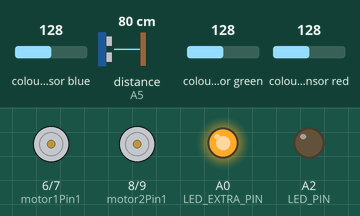
Bench run of a sketch on a simulated Arduino Uno, built with avr-gcc and run on an emulated ATmega328P. Parts: motor-driver pin pairs drawn as motors (green arrow = first pin HIGH = forward, orange = second pin HIGH = backward, longer = more drive, scaled by the enable pin), output pins drawn as LEDs (lit = HIGH). Wiring (inferred from the names in the program): ultrasonic range finder: trigger A4; echo A5; TCS3200 colour sensor: output pin 12; S2 pin 5; S3 pin 4; S0 pin 2; S1 pin 3. The test bench sets the inputs (shaded band); at power-on: distance to the obstacle (sensor on A5) 80 cm, colour sensor blue 128, colour sensor green 128, colour sensor red 128. The echo pulse lasts 58.3 µs per cm; random numbers use the default seed unless the sketch sets one; pins used as bus, display or sensor lines are not drawn; what the sketch prints to the serial monitor is not drawn.

Above: at 0.19 s.
1.3 s: distance to the obstacle (sensor on A5) set to 2 cm
At 2.6 s:
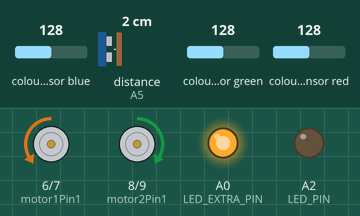
3.8 s: distance to the obstacle (sensor on A5) set to 35 cm
At 5.7 s:
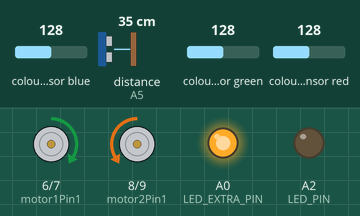
6.8 s: colour sensor blue set to 5
9.8 s: colour sensor green set to 5
At 10.7 s:
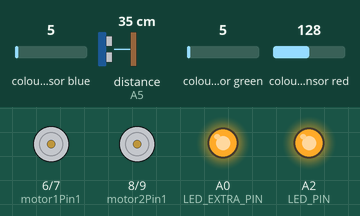
12.8 s: colour sensor red set to 5
Timing chart, 0 to 16.8 s (numbered marks = the images above; inputs shaded):
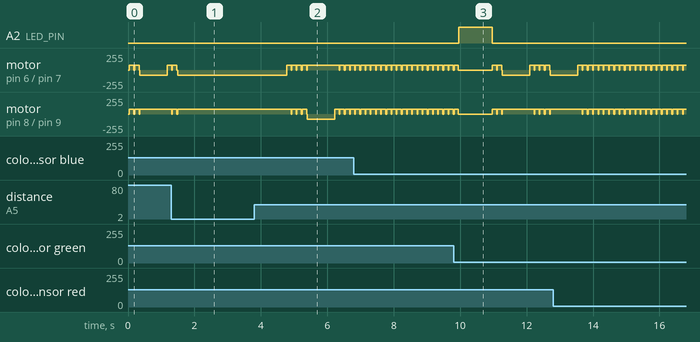

Measured:
- after the input at 9.8 s, A2 (LED_PIN): LOW → HIGH after 0.16 s, → LOW 1.0 s later
- by itself, motor on pin 6 (motor1Pin1) / pin 7 (motor1Pin2), motor on pin 8 (motor2Pin1) / pin 9 (motor2Pin2): alternates forward 75/255 for 0.14 s and stopped for 0.02 s

The sketch:

challenge3.ino
```cpp
// ========== MOTOR DRIVER PIN DEFINITIONS ==========
#define motor1Pin1 6   // Right Motor Control 1
#define motor1Pin2 7   // Right Motor Control 2
#define motor2Pin1 8   // Left Motor Control 1
#define motor2Pin2 9   // Left Motor Control 2
#define EN_A 11        // PWM speed control for Right
#define EN_B 10        // PWM speed control for Left

// ========== MOTOR SPEED ==========
int motorSpeedLeft = 75;
int motorSpeedRight = 75;

// ========== COLOR SENSOR PIN DEFINITIONS ==========
#define S0 2
#define S1 3
#define S2 5
#define S3 4
#define sensorOut 12

int red = 0, green = 0, blue = 0;

// ========== ULTRASONIC SENSOR ==========
#define TRIG_PIN A4
#define ECHO_PIN A5
#define WALL_DISTANCE_THRESHOLD 200  // 20 cm

// ========== SEQUENCE TRACKING ==========
const String colorSequence[] = {"RED", "GREEN", "BLUE", "GREEN", "BLUE"};
int currentColorIndex = 0;  // Keeps track of expected color
bool sequenceCompleted = false;  // Flag to stop movement after last blue
int mappedX[] = {0, 0, 0, 0, 0, 0, 0};
int mappedY[] = {0, 0, 0, 0, 0, 0, 0};
int map_index = 0;
int x = 0;
int y = 0;
int dir = 1; // 1 = +y, 2 = +x, 3 = -y, 4 = -x

// ========== LED ==========
#define LED_PIN A2
#define LED_EXTRA_PIN A0

// ========== COLOR DETECTION FILTER ==========
#define QUEUE_SIZE 7
String colorQueue[QUEUE_SIZE];  // Store last 7 detected colors
int colorIndex = 0;

// ========== DEBOUNCE TIMER ==========
unsigned long lastColorTime = 0;

// ========== SETUP FUNCTION ==========
void setup() {
    // Setting random seed
    randomSeed(analogRead(0));
    // Motor Setup
    pinMode(EN_A, OUTPUT);
    pinMode(EN_B, OUTPUT);
    pinMode(motor1Pin1, OUTPUT);
    pinMode(motor1Pin2, OUTPUT);
    pinMode(motor2Pin1, OUTPUT);
    pinMode(motor2Pin2, OUTPUT);

    Serial.begin(9600);
    Serial.println("Motor System Initialized");

    // Ultrasonic Sensor Setup
    pinMode(TRIG_PIN, OUTPUT);
    pinMode(ECHO_PIN, INPUT);
    Serial.println("Ultrasonic Sensor Initialized");

    // LED Setup
    pinMode(LED_PIN, OUTPUT);
    pinMode(LED_EXTRA_PIN, OUTPUT);

    // Color Sensor Setup
    pinMode(S0, OUTPUT);
    pinMode(S1, OUTPUT);
    pinMode(S2, OUTPUT);
    pinMode(S3, OUTPUT);
    pinMode(sensorOut, INPUT);

    digitalWrite(S0, HIGH);
    digitalWrite(S1, LOW);
    Serial.println("Color Sensor Initialized");
    digitalWrite(LED_EXTRA_PIN, HIGH);

    // Initialize color queue with "BLACK"
    for (int i = 0; i < QUEUE_SIZE; i++) {
        colorQueue[i] = "BLACK";
    }
}

// ========== MAIN LOOP ==========
void loop() {
  if (sequenceCompleted) {
      stopMotors();
      return;  // Prevents further execution after sequence completion
  }

  long duration;
  float distance = 0.0;
  moveForward();
  if (dir == 1) {
    y += 1;
  }
  else if (dir == 2) {
    x += 1;
  }
  else if (dir == 3) {
    y -= 1;
  }
  else {
    x -= 1;
  }
  distance = getWallDistance();

  // Read and process color using the detection system
  red = getColorReading(LOW, LOW);
  green = getColorReading(HIGH, HIGH);
  blue = getColorReading(LOW, HIGH);
  String detectedColor = identifyColor(red, green, blue);

  // Add to circular queue
  colorQueue[colorIndex] = detectedColor;
  colorIndex = (colorIndex + 1) % QUEUE_SIZE;

  // Print detected color
  Serial.print("Detected Color: ");
  Serial.println(detectedColor);

  // Ignore if not in sequence
  if (detectedColor != colorSequence[currentColorIndex]) {
    Serial.print("❌ Ignoring out-of-sequence color: ");
    Serial.println(detectedColor);

  }
  else {
    int cur = 0;
    int t = 1;
    while(cur < 7) {
      if ((mappedX[cur] + 1) > x && (mappedX[cur] - 1) < x) {
        if ((mappedY[cur] + 1) > y && (mappedY[cur] - 1) < y) {
          t = 0;
        }
      }
      cur ++;
    }
    if (t == 1) {
      Serial.print("✅ Correct color detected: ");
      Serial.println(detectedColor);
      blinkLED();
      currentColorIndex += 1;
      mappedX[map_index] = x;
      mappedY[map_index] = y;
      map_index += 1;
    }
  }

  // Check if we have detected the last BLUE
  if (currentColorIndex == 5) {
    Serial.println("🚀 Sequence Completed! Stopping Robot.");
    stopMotors();
    sequenceCompleted = true;
    while(true);
  }

  stopMotors();
  if (detect_wall(distance)) {
    int random = rand() % 2;
    if (random == 1) {
      turnRight(820);
      int distRand = getWallDistance();
      if(detect_wall(distance)) {
        turnRight(1640);
        if(detect_wall(distance)) { turnRight(820); }
      }
    }
    else if (random == 0) {
      turnLeft(820);
      int distRand = getWallDistance();
      if(detect_wall(distance)) {
        turnLeft(1640);
        if(detect_wall(distance)) { turnLeft(820); }
      }
    }
  }
  else if ((rand() % 20) == 1) {
    turnLeft(820);
    if (!detect_wall(distance)) {
      moveForward();
    }
    else {
      turnRight(820);
    }
  }
  else if ((rand() % 20) == 2) {
    turnRight(820);
    if (!detect_wall(distance)) {
      moveForward();
    }
    else {
      turnLeft(820);
    }
  }
}

// ========== MOVEMENT FUNCTIONS ==========
void moveForward() {
  Serial.println("Moving Forward...");
  analogWrite(EN_A, motorSpeedLeft);
  analogWrite(EN_B, motorSpeedRight);
  digitalWrite(motor1Pin1, HIGH);
  digitalWrite(motor1Pin2, LOW);
  digitalWrite(motor2Pin1, HIGH);
  digitalWrite(motor2Pin2, LOW);
}

void turnRight(int duration) {
  Serial.println("turning to the right");
  analogWrite(EN_A, motorSpeedLeft);
  analogWrite(EN_B, motorSpeedRight);
  digitalWrite(motor1Pin1, HIGH);
  digitalWrite(motor1Pin2, LOW);
  digitalWrite(motor2Pin1, LOW);
  digitalWrite(motor2Pin2, HIGH);
  delay(duration);
  stopMotors();
  dir += 1;
  if (dir == 5) {
    dir = 1;
  }
}

void turnLeft(int duration) {
  Serial.println("turning to the left");
  analogWrite(EN_A, motorSpeedLeft);
  analogWrite(EN_B, motorSpeedRight);
  digitalWrite(motor1Pin1, LOW);
  digitalWrite(motor1Pin2, HIGH);
  digitalWrite(motor2Pin1, HIGH);
  digitalWrite(motor2Pin2, LOW);
  delay(duration);
  stopMotors();
  dir -= 1;
  if (dir == 0) {
    dir = 4;
  }
}

void stopMotors() {
    Serial.println("Stopping Motors...");
    digitalWrite(motor1Pin1, LOW);
    digitalWrite(motor1Pin2, LOW);
    digitalWrite(motor2Pin1, LOW);
    digitalWrite(motor2Pin2, LOW);
}

// ========== COLOR DETECTION FUNCTIONS ==========
int getColorReading(int s2State, int s3State) {
    digitalWrite(S2, s2State);
    digitalWrite(S3, s3State);
    delay(25);
    return pulseIn(sensorOut, LOW);
}

// ========== IMPROVED COLOR CLASSIFICATION ==========
String identifyColor(int r, int g, int b) {
    Serial.print("Processing Color -> R: ");
    Serial.print(r);
    Serial.print(" G: ");
    Serial.print(g);
    Serial.print(" B: ");
    // Serial.println(b);

    // // Check for BLACK (all values are low)
    // if (r > 300 && g > 300 && b > 300) return "BLACK";

    // Check for dominant color
    if (r < g - 50 && r < b - 50) {
      Serial.print("r");
      return "RED";
    }
    if (g < r - 15 && g < b - 15) {
      Serial.print("G");
      return "GREEN";
    }
    if (b < r - 25 && b < g - 25) {
      Serial.print("B");
      return "BLUE";
    }

    return "BLACK";  // Default to BLACK if no dominant color
}

// ========== WALL DETECTION FUNCTIONS ==========
boolean detect_wall(float distance) {
    return (distance > 0 && distance <= WALL_DISTANCE_THRESHOLD);
}

float getWallDistance() {
    long duration;
    float distance = 0.0;

    digitalWrite(TRIG_PIN, LOW);
    delayMicroseconds(2);
    digitalWrite(TRIG_PIN, HIGH);
    delayMicroseconds(10);
    digitalWrite(TRIG_PIN, LOW);

    duration = pulseIn(ECHO_PIN, HIGH);
    distance = (duration * 0.343) / 2;

    return distance;
}

// ========== LED FUNCTION ==========
void blinkLED() {
  stopMotors();
  Serial.println("💡 LED Blinking!");
  digitalWrite(LED_PIN, HIGH);
  delay(1000);
  digitalWrite(LED_PIN, LOW);
  moveForward();
}
```
